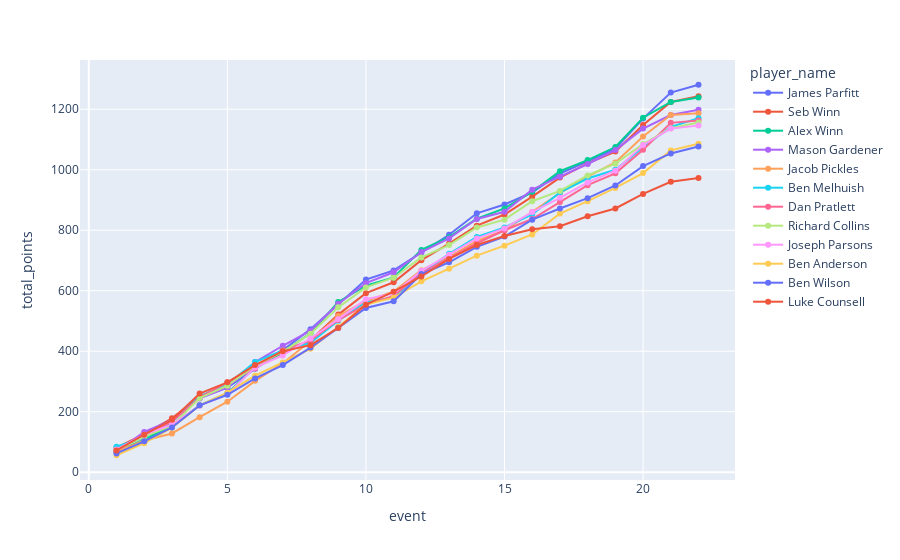

This figure's notebook cell:
### Code cell
fig = px.line(
    all_managers_all_gws_df,
    x="event",
    y="total_points",
    color="player_name",
    markers=True,
)
fig.show()

### Figure 1 — Plotly figure (JSON) as saved in the notebook; plotly's stock layout.template omitted (floating-point values rounded to 4 significant figures)
{"data": [{"hovertemplate": "player_name=James Parfitt<br>event=%{x}<br>total_points=%{y}<extra></extra>", "legendgroup": "James Parfitt", "line": {"color": "#636efa", "dash": "solid"}, "marker": {"symbol": "circle"}, "mode": "markers+lines", "name": "James Parfitt", "orientation": "v", "showlegend": true, "type": "scatter", "x": [1, 2, 3, 4, 5, 6, 7, 8, 9, 10, 11, 12, 13, 14, 15, 16, 17, 18, 19, 20, 21, 22], "xaxis": "x", "y": [74, 101, 172, 245, 280, 342, 403, 473, 556, 637, 667, 726, 785, 856, 885, 925, 987, 1028, 1070, 1169, 1255, 1281], "yaxis": "y"}, {"hovertemplate": "player_name=Seb Winn<br>event=%{x}<br>total_points=%{y}<extra></extra>", "legendgroup": "Seb Winn", "line": {"color": "#EF553B", "dash": "solid"}, "marker": {"symbol": "circle"}, "mode": "markers+lines", "name": "Seb Winn", "orientation": "v", "showlegend": true, "type": "scatter", "x": [1, 2, 3, 4, 5, 6, 7, 8, 9, 10, 11, 12, 13, 14, 15, 16, 17, 18, 19, 20, 21, 22], "xaxis": "x", "y": [81, 126, 178, 251, 286, 353, 393, 437, 521, 592, 628, 701, 756, 815, 852, 911, 974, 1021, 1060, 1148, 1224, 1243], "yaxis": "y"}, {"hovertemplate": "player_name=Alex Winn<br>event=%{x}<br>total_points=%{y}<extra></extra>", "legendgroup": "Alex Winn", "line": {"color": "#00cc96", "dash": "solid"}, "marker": {"symbol": "circle"}, "mode": "markers+lines", "name": "Alex Winn", "orientation": "v", "showlegend": true, "type": "scatter", "x": [1, 2, 3, 4, 5, 6, 7, 8, 9, 10, 11, 12, 13, 14, 15, 16, 17, 18, 19, 20, 21, 22], "xaxis": "x", "y": [67, 108, 154, 221, 261, 346, 397, 459, 563, 617, 644, 735, 777, 838, 872, 927, 995, 1032, 1075, 1172, 1224, 1239], "yaxis": "y"}, {"hovertemplate": "player_name=Mason Gardener<br>event=%{x}<br>total_points=%{y}<extra></extra>", "legendgroup": "Mason Gardener", "line": {"color": "#ab63fa", "dash": "solid"}, "marker": {"symbol": "circle"}, "mode": "markers+lines", "name": "Mason Gardener", "orientation": "v", "showlegend": true, "type": "scatter", "x": [1, 2, 3, 4, 5, 6, 7, 8, 9, 10, 11, 12, 13, 14, 15, 16, 17, 18, 19, 20, 21, 22], "xaxis": "x", "y": [67, 133, 172, 244, 280, 364, 418, 468, 557, 625, 661, 728, 773, 837, 861, 934, 977, 1019, 1065, 1136, 1181, 1198], "yaxis": "y"}, {"hovertemplate": "player_name=Jacob Pickles<br>event=%{x}<br>total_points=%{y}<extra></extra>", "legendgroup": "Jacob Pickles", "line": {"color": "#FFA15A", "dash": "solid"}, "marker": {"symbol": "circle"}, "mode": "markers+lines", "name": "Jacob Pickles", "orientation": "v", "showlegend": true, "type": "scatter", "x": [1, 2, 3, 4, 5, 6, 7, 8, 9, 10, 11, 12, 13, 14, 15, 16, 17, 18, 19, 20, 21, 22], "xaxis": "x", "y": [68, 105, 128, 182, 233, 302, 360, 434, 516, 566, 597, 668, 711, 765, 799, 860, 923, 977, 1024, 1110, 1181, 1187], "yaxis": "y"}, {"hovertemplate": "player_name=Ben Melhuish<br>event=%{x}<br>total_points=%{y}<extra></extra>", "legendgroup": "Ben Melhuish", "line": {"color": "#19d3f3", "dash": "solid"}, "marker": {"symbol": "circle"}, "mode": "markers+lines", "name": "Ben Melhuish", "orientation": "v", "showlegend": true, "type": "scatter", "x": [1, 2, 3, 4, 5, 6, 7, 8, 9, 10, 11, 12, 13, 14, 15, 16, 17, 18, 19, 20, 21, 22], "xaxis": "x", "y": [84, 115, 165, 251, 291, 364, 403, 428, 501, 561, 578, 657, 722, 778, 809, 852, 925, 971, 1000, 1074, 1142, 1170], "yaxis": "y"}, {"hovertemplate": "player_name=Dan Pratlett<br>event=%{x}<br>total_points=%{y}<extra></extra>", "legendgroup": "Dan Pratlett", "line": {"color": "#FF6692", "dash": "solid"}, "marker": {"symbol": "circle"}, "mode": "markers+lines", "name": "Dan Pratlett", "orientation": "v", "showlegend": true, "type": "scatter", "x": [1, 2, 3, 4, 5, 6, 7, 8, 9, 10, 11, 12, 13, 14, 15, 16, 17, 18, 19, 20, 21, 22], "xaxis": "x", "y": [72, 121, 167, 247, 297, 343, 403, 436, 503, 554, 583, 658, 708, 757, 800, 837, 893, 949, 988, 1066, 1155, 1163], "yaxis": "y"}, {"hovertemplate": "player_name=Richard Collins<br>event=%{x}<br>total_points=%{y}<extra></extra>", "legendgroup": "Richard Collins", "line": {"color": "#B6E880", "dash": "solid"}, "marker": {"symbol": "circle"}, "mode": "markers+lines", "name": "Richard Collins", "orientation": "v", "showlegend": true, "type": "scatter", "x": [1, 2, 3, 4, 5, 6, 7, 8, 9, 10, 11, 12, 13, 14, 15, 16, 17, 18, 19, 20, 21, 22], "xaxis": "x", "y": [73, 118, 154, 245, 286, 352, 398, 458, 545, 611, 643, 710, 751, 809, 835, 896, 930, 981, 1020, 1085, 1137, 1156], "yaxis": "y"}, {"hovertemplate": "player_name=Joseph Parsons<br>event=%{x}<br>total_points=%{y}<extra></extra>", "legendgroup": "Joseph Parsons", "line": {"color": "#FF97FF", "dash": "solid"}, "marker": {"symbol": "circle"}, "mode": "markers+lines", "name": "Joseph Parsons", "orientation": "v", "showlegend": true, "type": "scatter", "x": [1, 2, 3, 4, 5, 6, 7, 8, 9, 10, 11, 12, 13, 14, 15, 16, 17, 18, 19, 20, 21, 22], "xaxis": "x", "y": [75, 124, 157, 220, 258, 346, 386, 442, 506, 572, 591, 666, 719, 773, 806, 860, 907, 958, 997, 1082, 1136, 1146], "yaxis": "y"}, {"hovertemplate": "player_name=Ben Anderson<br>event=%{x}<br>total_points=%{y}<extra></extra>", "legendgroup": "Ben Anderson", "line": {"color": "#FECB52", "dash": "solid"}, "marker": {"symbol": "circle"}, "mode": "markers+lines", "name": "Ben Anderson", "orientation": "v", "showlegend": true, "type": "scatter", "x": [1, 2, 3, 4, 5, 6, 7, 8, 9, 10, 11, 12, 13, 14, 15, 16, 17, 18, 19, 20, 21, 22], "xaxis": "x", "y": [56, 96, 147, 221, 263, 319, 363, 408, 481, 554, 577, 631, 673, 716, 749, 786, 855, 896, 940, 989, 1064, 1086], "yaxis": "y"}, {"hovertemplate": "player_name=Ben Wilson<br>event=%{x}<br>total_points=%{y}<extra></extra>", "legendgroup": "Ben Wilson", "line": {"color": "#636efa", "dash": "solid"}, "marker": {"symbol": "circle"}, "mode": "markers+lines", "name": "Ben Wilson", "orientation": "v", "showlegend": true, "type": "scatter", "x": [1, 2, 3, 4, 5, 6, 7, 8, 9, 10, 11, 12, 13, 14, 15, 16, 17, 18, 19, 20, 21, 22], "xaxis": "x", "y": [62, 102, 148, 221, 256, 310, 354, 412, 477, 543, 565, 655, 694, 745, 779, 835, 872, 906, 948, 1012, 1054, 1077], "yaxis": "y"}, {"hovertemplate": "player_name=Luke Counsell<br>event=%{x}<br>total_points=%{y}<extra></extra>", "legendgroup": "Luke Counsell", "line": {"color": "#EF553B", "dash": "solid"}, "marker": {"symbol": "circle"}, "mode": "markers+lines", "name": "Luke Counsell", "orientation": "v", "showlegend": true, "type": "scatter", "x": [1, 2, 3, 4, 5, 6, 7, 8, 9, 10, 11, 12, 13, 14, 15, 16, 17, 18, 19, 20, 21, 22], "xaxis": "x", "y": [72, 124, 173, 260, 297, 354, 400, 420, 477, 554, 597, 647, 705, 751, 781, 803, 813, 846, 872, 920, 960, 973], "yaxis": "y"}], "layout": {"legend": {"title": {"text": "player_name"}, "tracegroupgap": 0}, "margin": {"t": 60}, "xaxis": {"anchor": "y", "domain": [0, 1], "title": {"text": "event"}}, "yaxis": {"anchor": "x", "domain": [0, 1], "title": {"text": "total_points"}}}}
